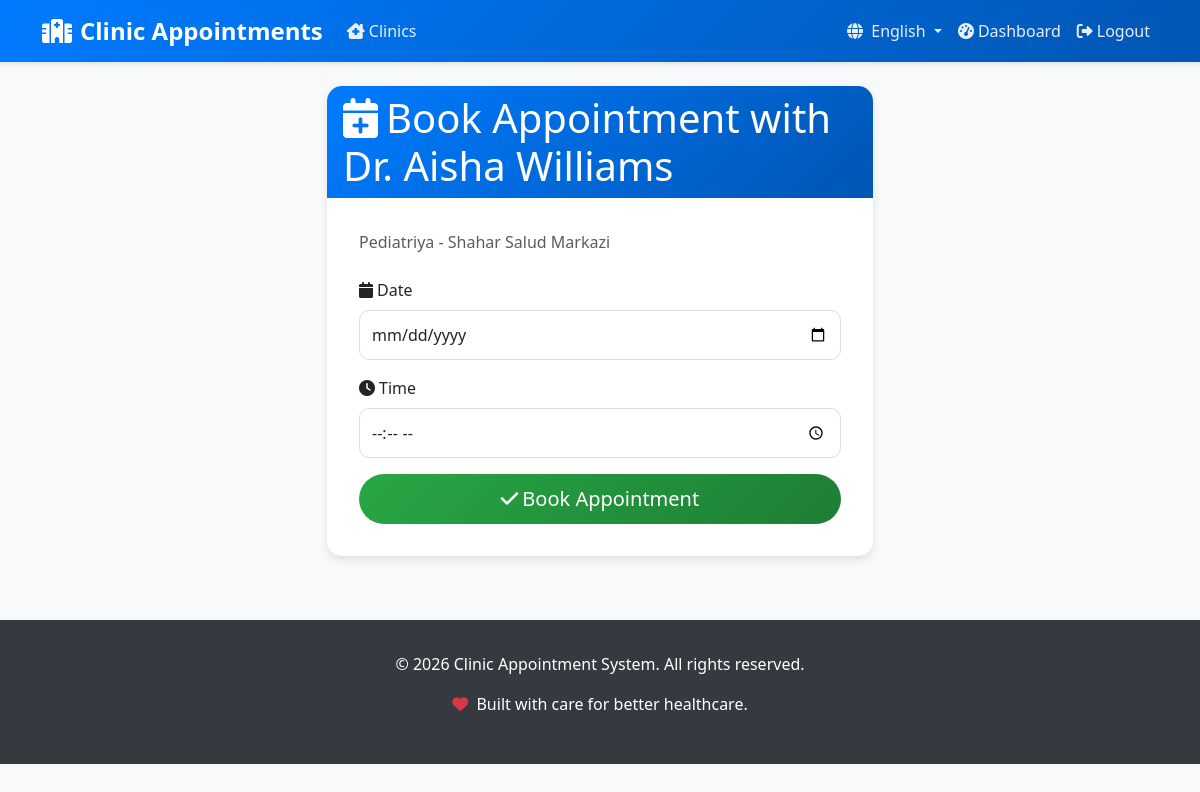
/doctors/6/book/ (signed in), run on the app's committed database.
### clinic/models.py (models this page shows, shortened)
class Doctor(models.Model):
    name = models.CharField(_('Name'), max_length=100)
    specialty = models.CharField(_('Specialty'), max_length=100)
    clinic = models.ForeignKey(Clinic, on_delete=models.CASCADE, verbose_name=_('Clinic'))
    class Meta:
        verbose_name = _('Doctor')
        verbose_name_plural = _('Doctors')

class Clinic(models.Model):
    name = models.CharField(_('Name'), max_length=100)
    address = models.TextField(_('Address'))
    description = models.TextField(_('Description'), blank=True)
    class Meta:
        verbose_name = _('Clinic')
        verbose_name_plural = _('Clinics')

### clinic/views.py (the view)
# urls.py: path('doctors/<int:doctor_id>/book/', views.book_appointment, name='book_appointment'),
@login_required
def book_appointment(request, doctor_id):
    doctor = get_object_or_404(Doctor, id=doctor_id)
    if request.method == 'POST':
        form = AppointmentForm(request.POST)
        if form.is_valid():
            appointment = form.save(commit=False)
            appointment.user = request.user
            appointment.doctor = doctor
            appointment.save()
            messages.success(request, _('Appointment booked successfully.'))
            return redirect('dashboard')
    else:
        form = AppointmentForm()
    return render(request, 'clinic/book_appointment.html', {'form': form, 'doctor': doctor})

### clinic/forms.py
class AppointmentForm(forms.ModelForm):
    class Meta:
        model = Appointment
        fields = ['date', 'time']
        widgets = {
            'date': forms.DateInput(attrs={
                'type': 'date',
                'class': 'form-control',
            }),
            'time': forms.TimeInput(attrs={
                'type': 'time',
                'class': 'form-control',
            }),
        }

### clinic/templates/clinic/book_appointment.html (shortened to what this page needs)
{% extends 'clinic/base.html' %}
{% load i18n %}
{% block content %}
<div class="row justify-content-center">
    <div class="col-lg-6 col-md-8">
        <div class="card">
            <div class="card-header">
                <h1 class="mb-0"><i class="fas fa-calendar-plus me-2"></i>{% trans "Book Appointment with" %} {{ doctor.name }}</h1>
            </div>
            <div class="card-body">
                <p class="text-muted mb-4">{{ doctor.specialty }} - {{ doctor.clinic.name }}</p>
                <form method="post">
                    <div class="mb-3">
                        <label for="{{ form.date.id_for_label }}" class="form-label"><i class="fas fa-calendar me-1"></i>{% trans "Date" %}</label>
                        {{ form.date }}
                    </div>
                    <div class="mb-3">
                        <label for="{{ form.time.id_for_label }}" class="form-label"><i class="fas fa-clock me-1"></i>{% trans "Time" %}</label>
                        {{ form.time }}
                    </div>
                    <div class="d-grid">
                        <button type="submit" class="btn btn-success btn-lg"><i class="fas fa-check me-1"></i>{% trans "Book Appointment" %}</button>
                    </div>
                </form>
            </div>
        </div>
    </div>
</div>
{% endblock %}

### clinic/static/clinic/css/style.css (style rules this page uses)
body { font-family: 'Segoe UI', Tahoma, Geneva, Verdana, sans-serif; background-color: #f8f9fa; color: #333; }
.btn-success { background: linear-gradient(135deg, #28a745, #1e7e34); border: none; border-radius: 25px; padding: 10px 20px; font-weight: 500; transition: all 0.3s ease; }
.card { border: none; border-radius: 15px; box-shadow: 0 4px 8px rgba(0,0,0,0.1); transition: all 0.3s ease; overflow: hidden; }
.card-header { background: linear-gradient(135deg, #007bff, #0056b3); color: white; border: none; font-weight: bold; }
.card-body { padding: 2rem; }
.form-control { border-radius: 10px; border: 1px solid #ddd; padding: 12px; font-size: 1rem; }

### data on the page
Doctor: name "Dr. Aisha Williams", specialty "Pediatriya", clinic.name "Shahar Salud Markazi"
